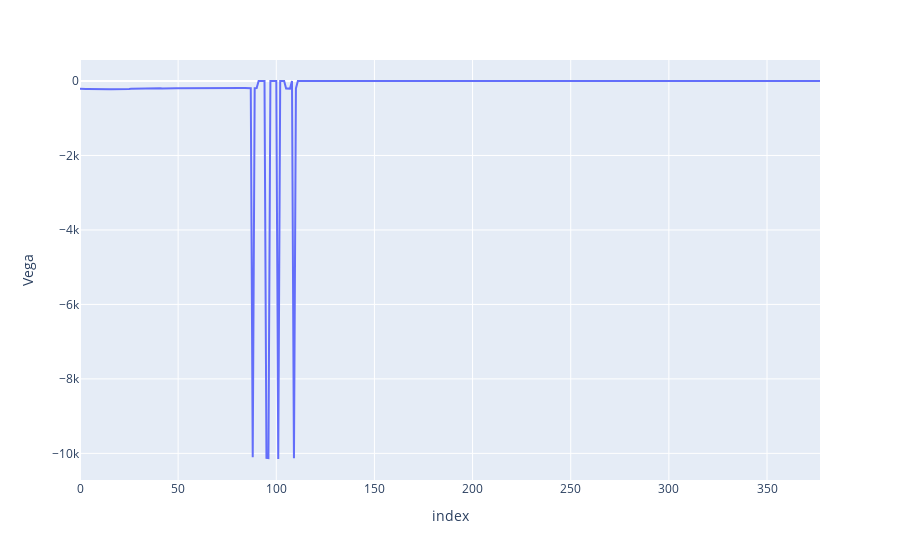

The notebook cell saved with this chart:
### Markdown cell above
### Vega

### Code cell
px.line(greeks_df, y="Vega")

### Figure 1 — Plotly figure (JSON) as saved in the notebook; plotly's stock layout.template omitted (floating-point values rounded to 4 significant figures; data arrays with more than 128 entries replaced by an {"elided": "..."} marker saying what was removed)
{"data": [{"hovertemplate": "index=%{x}<br>Vega=%{y}<extra></extra>", "legendgroup": "", "line": {"color": "#636efa", "dash": "solid"}, "marker": {"symbol": "circle"}, "mode": "lines", "name": "", "orientation": "v", "showlegend": false, "type": "scatter", "x": {"elided": "378 int values"}, "xaxis": "x", "y": {"elided": "378 float values"}, "yaxis": "y"}], "layout": {"legend": {"tracegroupgap": 0}, "margin": {"t": 60}, "xaxis": {"anchor": "y", "domain": [0, 1], "title": {"text": "index"}}, "yaxis": {"anchor": "x", "domain": [0, 1], "title": {"text": "Vega"}}}}
